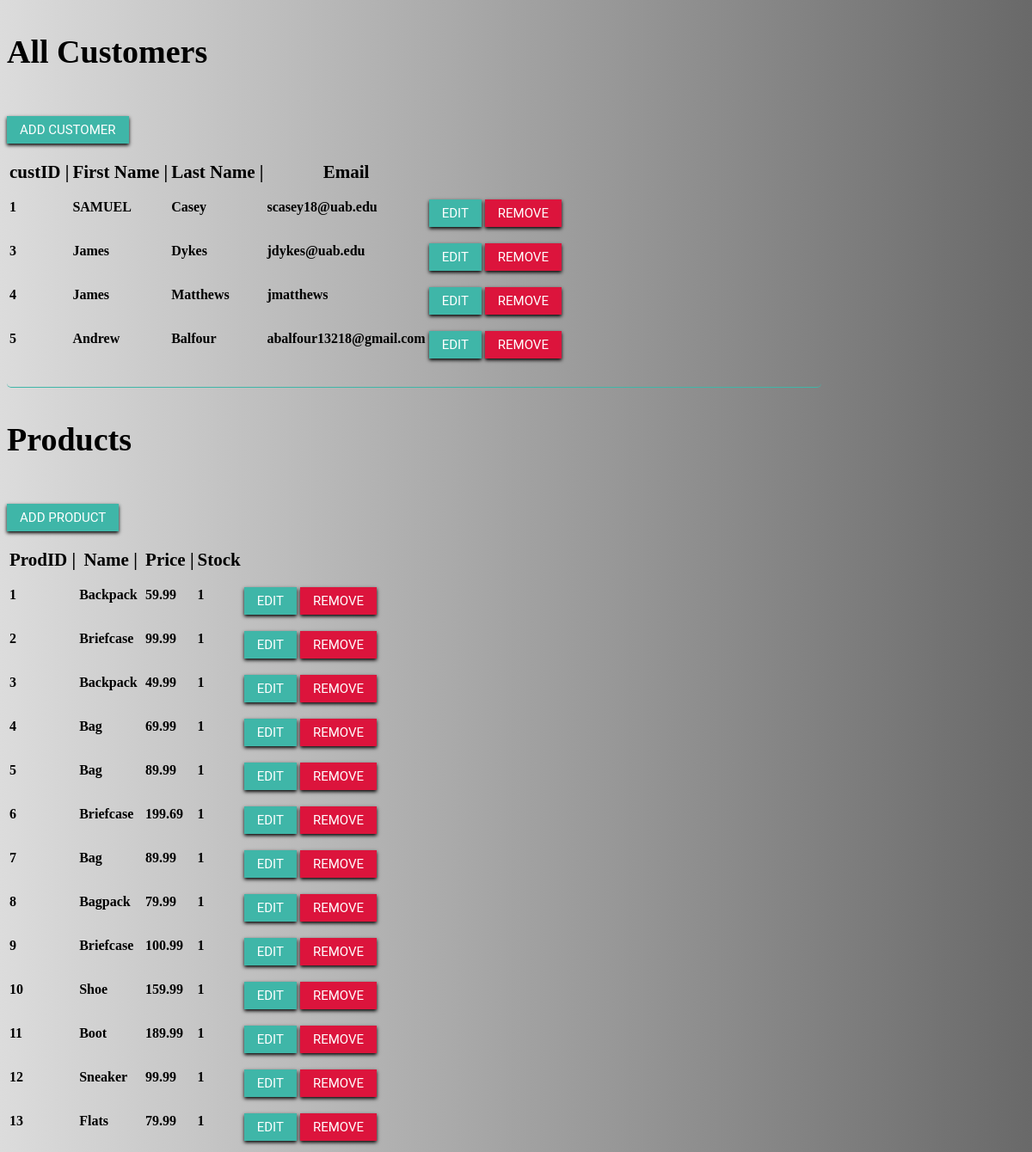
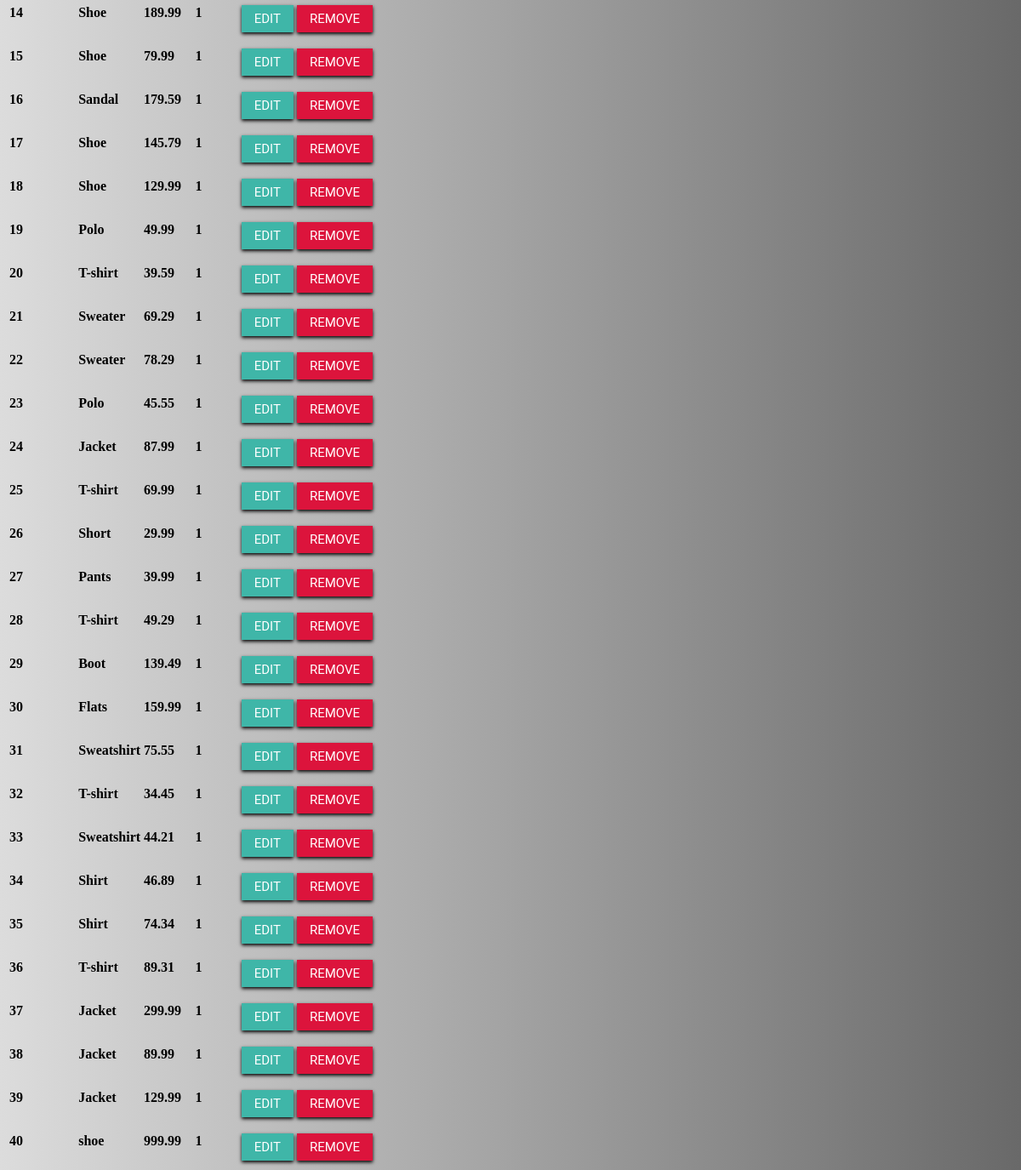
The page /admin (signed in) on the database its author committed (2 pictures, top to bottom).
### tables.py (models this page shows, shortened)
class User(UserMixin, db.Model):
    __tablename__ = 'Customers'
    custID = db.Column(db.Integer, primary_key=True)
    fName = db.Column(db.Text)
    lName = db.Column(db.Text)
    emailAdr = db.Column(db.Text, unique=True)
    password = db.Column(db.Text)
    defAdr = db.Column(db.Integer)
    admin = db.Column(db.Integer)

class Product(db.Model):
    prodID = db.Column(db.Integer, primary_key=True)
    name = db.Column(db.Text)
    price = db.Column(db.Numeric(scale=2))
    curinv = db.Column(db.Integer)
    rating = db.Column(db.Float)
    desc = db.Column(db.Text)

### server.py (the view, shortened to what this page needs)
@app.route('/admin', methods=['GET', 'POST'])
def admin():
    if current_user.is_authenticated:
        if current_user.admin == 1:
            return render_template("admin.html", customer=User.query.all(), products=Product.query.all())
        else:
            return "Account does not have access"
    return redirect(url_for('login'))

### server.py (called while the page is built)
@login.user_loader
def load_user(user_id):
    return User.query.get(user_id)

### templates/admin.html (shortened to what this page needs)
<!DOCTYPE html>
<html lang="en">
<head>
</head>
<body>
   <h3 class = "titlehead text-center">All Customers</h3>
   <b><div id="custForm">
      <button id="AddCustButton" class = "btn" onclick="showCustForm()">Add Customer</button>
     <br>
     <br>
   </div>
   <table>
      <thead>
         <tr class = "tablehead">
            <th>custID |</th>
            <th>First Name |</th>
			<th>Last Name |</th>
            <th>Email</th>
         </tr>
      </thead>
      <tbody>
         {% for cust in customer %}
         <tr>
		 <form action='{{ request.path }}' method='post'>
            <b><td id="id{{ cust.custID }}">{{ cust.custID }}</td>
            <td id="fName{{ cust.custID }}">{{ cust.fName }}</td>
			<td id="lName{{ cust.custID }}">{{ cust.lName }}</td>
            <td id="emailAdr{{ cust.custID }}">{{ cust.emailAdr }}</td>
			<td>
				<button class = "btn" id="eCust{{ cust.custID }}" type="button" onclick="editCust({{cust.custID}})">Edit</button>
			</td>
            <td>
				<input class = "btncan" id="rCust{{ cust.custID }}" type='submit' name="Customer" value='Remove'>
			</td>
			</form>
         </tr>
         {% endfor %}
      </tbody>
   </table>
   <p></p>
   <h3 class = "titlehead">Products</h3>
   <div id="prodForm">
      <button class = "btn" id="AddProdButton" onclick="showProdForm()">Add Product</button>
      <br>
      <br>
   </div>
   <table>
      <thead>
         <tr class = "tablehead">
            <th >ProdID |</th>
            <th>Name |</th>
            <th>Price |</th>
            <th>Stock</th>
         </tr>
      </thead>
      <tbody>
         {% for prod in products %}
		 <form action='{{ request.path }}' method='post'>
         <tr>
            <td id="Pid{{ prod.prodID }}">{{ prod.prodID }}</td>
            <td id="name{{ prod.prodID }}">{{ prod.name }}</td>
            <td id="price{{ prod.prodID }}">{{ prod.price }}</td>
            <td id="curinv{{ prod.prodID }}">{{ prod.curinv }}</td>
			<td>
				<button class = "btn" id="eProd{{ prod.prodID }}" type="button" onclick="editProd({{ prod.prodID }})">Edit</button>
			</td>
            <td>
				<input class = "btncan" id="rProd{{ prod.prodID }}" type='submit' name="Product" value='Remove'>
			</td>
			</form>
         {% endfor %}
      </tbody>
   </table>
</body>
</html>

### templates/admin.html (style rules this page uses)
body { background: linear-gradient(to right, #DCDCDC, #696969); overflow-x: hidden; }
.input, p { border: 0; border-bottom: 1px solid #3fb6a8; width: 80%; font-family: 'montserrat', sans-serif; font-size: 1em; padding: 7px 0; color: #070707; outline: none; border-radius: 5px; }
.btn { font-family: "roboto", sans-serif; text-transform: uppercase; font-size: 15px; border: 0; color: #fff; background: #3fb6a8; padding: 7px 15px; box-shadow: 0px 2px 4px 0px rgba(0, 0, 0, 2); cursor: pointer; margin-top: 15px; }
.btncan { font-family: "roboto", sans-serif; text-transform: uppercase; font-size: 15px; border: 0; color: white; background: #DC143C; padding: 7px 15px; box-shadow: 0px 2px 4px 0px rgba(0, 0, 0, 2); cursor: pointer; margin-top: 15px; }
.titlehead { color: black; font-size: 38px; }
.tablehead { color: black; font-size: 21px; }

### rows shown on the page
User: custID "1", fName "SAMUEL", lName "Casey", emailAdr "scasey18@uab.edu"
User: custID "3", fName "James", lName "Dykes", emailAdr "jdykes@uab.edu"
User: custID "4", fName "James", lName "Matthews", emailAdr "jmatthews"
User: custID "5", fName "Andrew", lName "Balfour", emailAdr "abalfour13218@gmail.com"
Product: prodID "1", name "Backpack", price "59.99", curinv "1"
Product: prodID "2", name "Briefcase", price "99.99", curinv "1"
Product: prodID "3", name "Backpack", price "49.99", curinv "1"
Product: prodID "4", name "Bag", price "69.99", curinv "1"
Product: prodID "5", name "Bag", price "89.99", curinv "1"
Product: prodID "6", name "Briefcase", price "199.69", curinv "1"
Product: prodID "7", name "Bag", price "89.99", curinv "1"
Product: prodID "8", name "Bagpack", price "79.99", curinv "1"
Product: prodID "9", name "Briefcase", price "100.99", curinv "1"
Product: prodID "10", name "Shoe", price "159.99", curinv "1"
Product: prodID "11", name "Boot", price "189.99", curinv "1"
Product: prodID "12", name "Sneaker", price "99.99", curinv "1"
Product: prodID "13", name "Flats", price "79.99", curinv "1"
Product: prodID "14", name "Shoe", price "189.99", curinv "1"
Product: prodID "15", name "Shoe", price "79.99", curinv "1"
Product: prodID "16", name "Sandal", price "179.59", curinv "1"
Product: prodID "17", name "Shoe", price "145.79", curinv "1"
Product: prodID "18", name "Shoe", price "129.99", curinv "1"
Product: prodID "19", name "Polo", price "49.99", curinv "1"
Product: prodID "20", name "T-shirt", price "39.59", curinv "1"
Product: prodID "21", name "Sweater", price "69.29", curinv "1"
Product: prodID "22", name "Sweater", price "78.29", curinv "1"
Product: prodID "23", name "Polo", price "45.55", curinv "1"
Product: prodID "24", name "Jacket", price "87.99", curinv "1"
Product: prodID "25", name "T-shirt", price "69.99", curinv "1"
Product: prodID "26", name "Short", price "29.99", curinv "1"
Product: prodID "27", name "Pants", price "39.99", curinv "1"
Product: prodID "28", name "T-shirt", price "49.29", curinv "1"
Product: prodID "29", name "Boot", price "139.49", curinv "1"
Product: prodID "30", name "Flats", price "159.99", curinv "1"
Product: prodID "31", name "Sweatshirt", price "75.55", curinv "1"
Product: prodID "32", name "T-shirt", price "34.45", curinv "1"
Product: prodID "33", name "Sweatshirt", price "44.21", curinv "1"
Product: prodID "34", name "Shirt", price "46.89", curinv "1"
Product: prodID "35", name "Shirt", price "74.34", curinv "1"
Product: prodID "36", name "T-shirt", price "89.31", curinv "1"
Product: prodID "37", name "Jacket", price "299.99", curinv "1"
Product: prodID "38", name "Jacket", price "89.99", curinv "1"
Product: prodID "39", name "Jacket", price "129.99", curinv "1"
Product: prodID "40", name "shoe", price "999.99", curinv "1"
